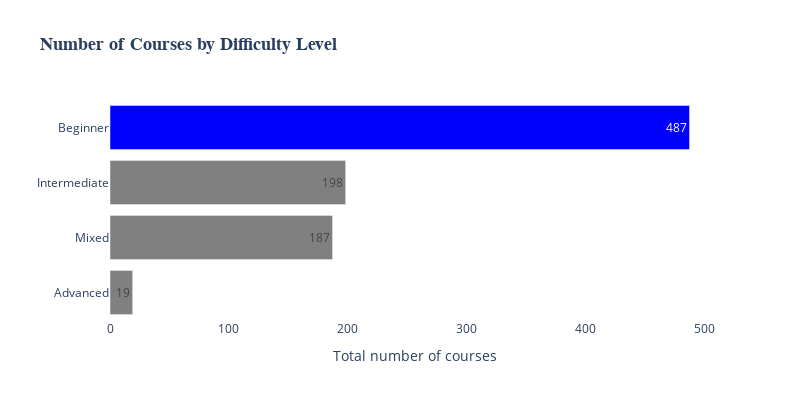

The cell this chart's notebook holds for it:
### Markdown cell above
Analyzing the distribution of courses across different difficulty levels among the 888 courses, we can see that **the majority are designed for beginners, with a total of 487 courses**. The intermediate and mixed levels have a similar number of courses, with 198 and 187, respectively. In contrast, the advanced level offers only 19 courses.

### Code cell
course_counts = coursera_data["course_difficulty"].value_counts().reset_index()
course_counts.columns = ["course_difficulty", "course_count"]

course_counts = course_counts.sort_values(by="course_count", ascending=True)

colors = ["grey"] * (len(course_counts) - 1) + ["blue"]

course_counts["color"] = colors

fig_counts = px.bar(
    course_counts,
    y="course_difficulty",
    x="course_count",
    orientation="h",
    title="Number of Courses by Difficulty Level",
    text="course_count",
    color="color",  # Use the color column to specify individual bar colors
    color_discrete_map={"blue": "blue", "grey": "grey"},
)

fig_counts.update_layout(
    width=800,
    height=400,
    plot_bgcolor="white",
    showlegend=False,
    xaxis=dict(showgrid=False, title="Total number of courses"),
    yaxis=dict(showgrid=False, title=""),
    title_font=dict(size=18, family="Arial", weight="bold"),
)

fig_counts.show()

### Figure 1 — Plotly figure (JSON) as saved in the notebook; plotly's stock layout.template omitted (floating-point values rounded to 4 significant figures)
{"data": [{"alignmentgroup": "True", "hovertemplate": "color=grey<br>course_count=%{text}<br>course_difficulty=%{y}<extra></extra>", "legendgroup": "grey", "marker": {"color": "grey", "pattern": {"shape": ""}}, "name": "grey", "offsetgroup": "grey", "orientation": "h", "showlegend": true, "text": [19, 187, 198], "textposition": "auto", "type": "bar", "x": [19, 187, 198], "xaxis": "x", "y": ["Advanced", "Mixed", "Intermediate"], "yaxis": "y"}, {"alignmentgroup": "True", "hovertemplate": "color=blue<br>course_count=%{text}<br>course_difficulty=%{y}<extra></extra>", "legendgroup": "blue", "marker": {"color": "blue", "pattern": {"shape": ""}}, "name": "blue", "offsetgroup": "blue", "orientation": "h", "showlegend": true, "text": [487], "textposition": "auto", "type": "bar", "x": [487], "xaxis": "x", "y": ["Beginner"], "yaxis": "y"}], "layout": {"barmode": "relative", "height": 400, "legend": {"title": {"text": "color"}, "tracegroupgap": 0}, "plot_bgcolor": "white", "showlegend": false, "title": {"font": {"family": "Arial", "size": 18, "weight": "bold"}, "text": "Number of Courses by Difficulty Level"}, "width": 800, "xaxis": {"anchor": "y", "domain": [0, 1], "showgrid": false, "title": {"text": "Total number of courses"}}, "yaxis": {"anchor": "x", "domain": [0, 1], "showgrid": false, "title": {"text": ""}}}}
